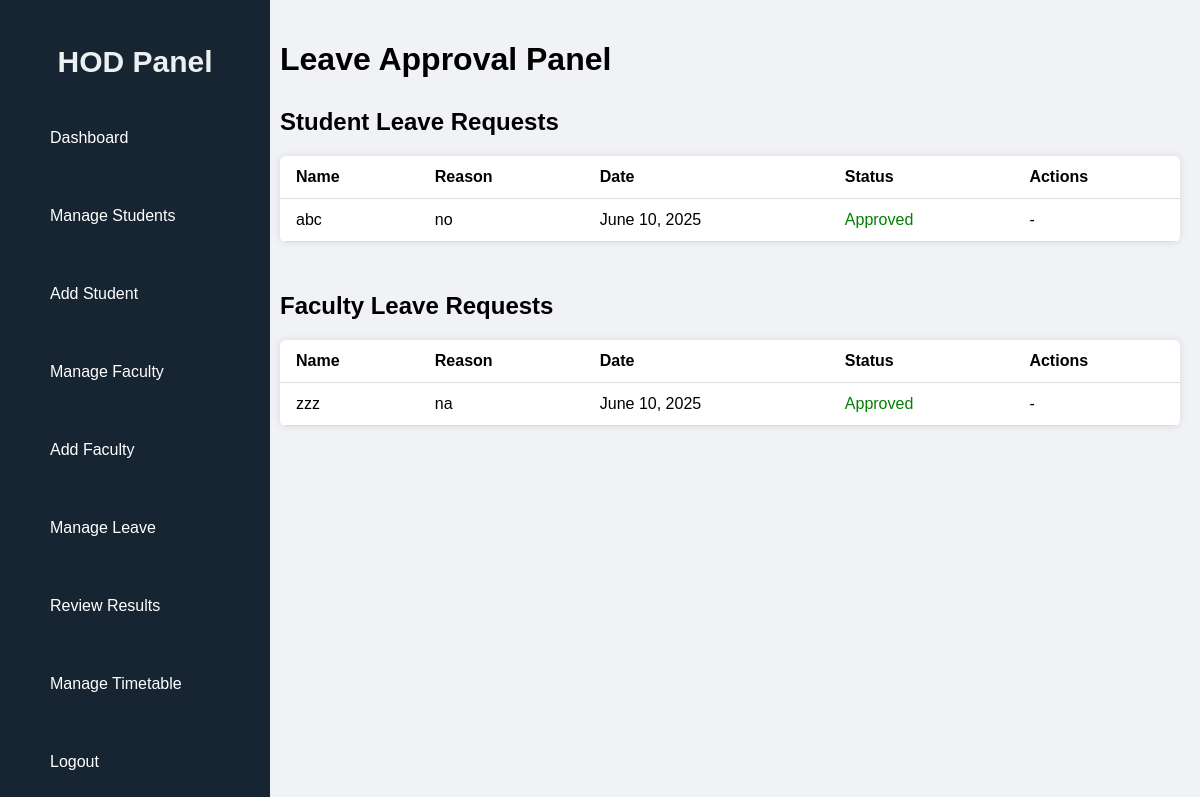
/manage/leave/ (signed in), run on the app's committed database.
### CMS/models.py (models this page shows, shortened)
class LeaveRequest(models.Model):
    USER_TYPE_CHOICES = (
        ('Faculty', 'Faculty'),
        ('Student', 'Student'),
    )
    user = models.ForeignKey('CustomUser', on_delete=models.CASCADE)
    user_type = models.CharField(max_length=10, choices=USER_TYPE_CHOICES)
    reason = models.TextField()
    status = models.CharField(
        max_length=10,
        choices=(('Pending', 'Pending'), ('Approved', 'Approved'), ('Rejected', 'Rejected')),
        default='Pending'
    )
    date = models.DateField(auto_now_add=True)
    start_date = models.DateField(null=True, blank=True)
    end_date = models.DateField(null=True, blank=True)

class CustomUser(AbstractUser):
    USER_ROLES = (
        ('student', 'Student'),
        ('faculty', 'Faculty'),
        ('hod', 'HOD'),
    )
    user_type = models.CharField(max_length=10, choices=USER_ROLES, default='student')
    email = models.EmailField(unique=True)
    role = models.CharField(max_length=10, choices=USER_ROLES)
    def __str__(self):
        return f"{self.username}"

### CMS/views.py (the view)
# urls.py: path("manage/leave/", views.view_leave, name="view_leave"),
@login_required
def view_leave(request):
    student_leaves = LeaveRequest.objects.all().filter(user_type = "Student").order_by('-date')
    faculty_leaves = LeaveRequest.objects.all().filter(user_type = "Faculty").order_by('-date')
    return render(request, "hod_review_leave.html", {
        "student_leaves": student_leaves,
        "faculty_leaves": faculty_leaves
    })

### CMS/templates/hod_review_leave.html (shortened to what this page needs)
{% load static %}
<!DOCTYPE html>
<html lang="en">
<head>
  <link rel="stylesheet" href="{% static 'css/hod_leave.css' %}">
  <link rel="stylesheet" href="{% static 'css/sidebar.css' %}">
</head>
<body>
<div class="dashboard-container">
  {% include 'hod_sidebar.html' %}
  <div class="main-content">
    <div class="header">
      <h1>Leave Approval Panel</h1>
    </div>
    <div class="leave-section">
      <h2>Student Leave Requests</h2>
      <table>
        <thead>
          <tr>
            <th>Name</th>
            <th>Reason</th>
            <th>Date</th>
            <th>Status</th>
            <th>Actions</th>
          </tr>
        </thead>
        <tbody>
          {% for leave in student_leaves %}
          <tr>
            <td>{{ leave.user }}</td>
            <td>{{ leave.reason }}</td>
            <td>{{ leave.date }}</td>
            <td class="status-{{ leave.status|lower }}">{{ leave.status }}</td>
            <td>
              {% if leave.status == 'Pending' %}
              <a href="{% url 'approve_leave_student' leave.id 'approve' %}" class="btn approve">Approve</a>
              <a href="{% url 'approve_leave_student' leave.id 'reject' %}" class="btn reject">Reject</a>
              {% else %}-{% endif %}
            </td>
          </tr>
          {% empty %}
          <tr><td colspan="5">No student leave requests found.</td></tr>
          {% endfor %}
        </tbody>
      </table>
    </div>
    <div class="leave-section">
      <h2>Faculty Leave Requests</h2>
      <table>
        <thead>
          <tr>
            <th>Name</th>
            <th>Reason</th>
            <th>Date</th>
            <th>Status</th>
            <th>Actions</th>
          </tr>
        </thead>
        <tbody>
          {% for leave in faculty_leaves %}
          <tr>
            <td>{{ leave.user }}</td>
            <td>{{ leave.reason }}</td>
            <td>{{ leave.date }}</td>
            <td class="status-{{ leave.status|lower }}">{{ leave.status }}</td>
            <td>
              {% if leave.status == 'Pending' %}
              <a href="{% url 'approve_leave_faculty' leave.id 'approve' %}" class="btn approve">Approve</a>
              <a href="{% url 'approve_leave_faculty' leave.id 'reject' %}" class="btn reject">Reject</a>
              {% else %}-{% endif %}
            </td>
          </tr>
          {% empty %}
          <tr><td colspan="5">No faculty leave requests found.</td></tr>
          {% endfor %}
        </tbody>
      </table>
    </div>
  </div>
</div>
</body>
</html>

### CMS/static/css/hod_leave.css (style rules this page uses)
body { margin: 0; font-family: 'Segoe UI', Tahoma, Geneva, Verdana, sans-serif; background-color: #f4f6f9; }
.main-content { margin-left: 250px; padding: 20px; }
.header h1 { font-size: 32px; margin-bottom: 30px; }
.leave-section { margin-bottom: 50px; }
table { width: 100%; border-collapse: collapse; background-color: white; box-shadow: 0 0 8px rgba(0,0,0,0.1); border-radius: 6px; overflow: hidden; }
table th, table td { padding: 12px 16px; text-align: left; border-bottom: 1px solid #ddd; }
.status-approved { color: green; }

### CMS/static/css/sidebar.css (style rules this page uses)
body { margin: 0; font-family: Arial, sans-serif; background-color: #f0f2f5; }
.dashboard-container { display: flex; height: 100vh; }
.main-content { margin-left: 260px; padding: 20px; flex-grow: 1; overflow-y: auto; }

### data on the page
LeaveRequest: user "abc", reason "no", date "June 10, 2025", status "Approved"
LeaveRequest: user "zzz", reason "na", date "June 10, 2025", status "Approved"
